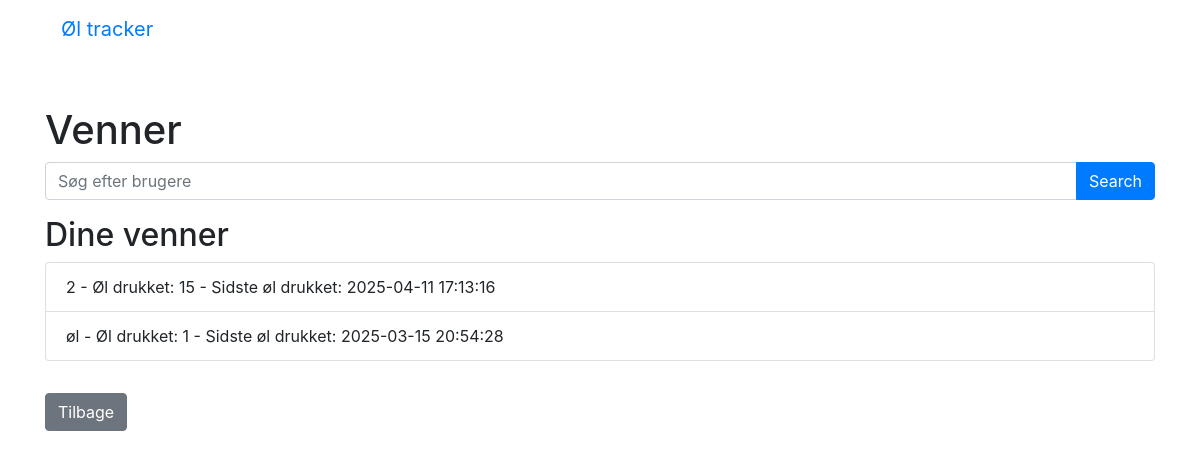
The app's page /friends (signed in) with its own data.
### app.py (models this page shows)
class User(db.Model):
    id = db.Column(db.Integer, primary_key=True)
    username = db.Column(db.String(150), unique=True, nullable=False)
    password = db.Column(db.String(150), nullable=False)
    is_admin = db.Column(db.Boolean, default=False)
    beers = db.relationship('BeerLog', backref='user', lazy=True)

### app.py (the view)
@app.route('/friends', methods=['GET', 'POST'])
def friends():
    if 'user_id' in session:
        user = db.session.get(User, session['user_id'])
        if not user:
            print("User not found in session")  # Debugging information
            return redirect(url_for('login'))
        friends = []
        for friendship in user.friendships:
            friend = friendship.friend
            beer_logs = BeerLog.query.filter_by(user_id=friend.id).all()
            total_beers = sum(log.count for log in beer_logs)
            last_beer_time = beer_logs[-1].timestamp.strftime('%Y-%m-%d %H:%M:%S') if beer_logs else None
            friends.append({
                'id': friend.id,
                'username': friend.username,
                'total_beers': total_beers,
                'last_beer_time': last_beer_time
            })
        search_results = []
        if request.method == 'POST':
            search_username = request.form['username']
            search_results = User.query.filter(User.username.like(f'%{search_username}%')).all()
            friend_ids = [friend['id'] for friend in friends]
            search_results = [result for result in search_results if result.id != user.id and result.id not in friend_ids]
        return render_template('friends.html', user=user, friends=friends, search_results=search_results)
    return redirect(url_for('login'))

### templates/friends.html (shortened to what this page needs)
<!DOCTYPE html>
<html>
<head>
    <link rel="stylesheet" href="https://stackpath.bootstrapcdn.com/bootstrap/4.5.2/css/bootstrap.min.css">
    <link rel="stylesheet" href="{{ url_for('static', filename='themes.css') }}">
</head>
<body class="container">
    <nav class="navbar navbar-expand-lg">
        <a class="navbar-brand" href="{{ url_for('index') }}">Øl tracker</a>
        <div class="collapse navbar-collapse" id="navbarNavDropdown">
            <ul class="navbar-nav ml-auto align-items-center">
                <li class="nav-item dropdown">
                    <a class="nav-link" href="#" id="navbarDropdownMenuLink" role="button" data-toggle="dropdown" aria-haspopup="true" aria-expanded="false">
                        <span class="navbar-toggler-icon"></span>
                    </a>
                </li>
            </ul>
        </div>
    </nav>
    <h1 class="mt-5">Venner</h1>
    <form method="post" class="mb-3">
        <div class="input-group">
            <input type="text" class="form-control" name="username" placeholder="Søg efter brugere" required>
            <div class="input-group-append">
                <button type="submit" class="btn btn-primary">Search</button>
            </div>
        </div>
    </form>
    <h2>Dine venner</h2>
    <ul class="list-group mb-3">
        {% for friend in friends %}
        <li class="list-group-item">
            {{ friend.username }} - Øl drukket: {{ friend.total_beers }}
            {% if friend.last_beer_time %}
                - Sidste øl drukket: {{ friend.last_beer_time }}
            {% endif %}
        </li>
        {% endfor %}
    </ul>
    <a href="{{ url_for('index') }}" class="btn btn-secondary mt-3">Tilbage</a>
</body>
</html>

### records on screen
User: username "øl", total_beers "1", last_beer_time "2025-03-15 20:54:28"

### other values on screen
{{ friend.username }} "2"
{{ friend.total_beers }} "15"
{{ friend.last_beer_time }} "2025-04-11 17:13:16"
